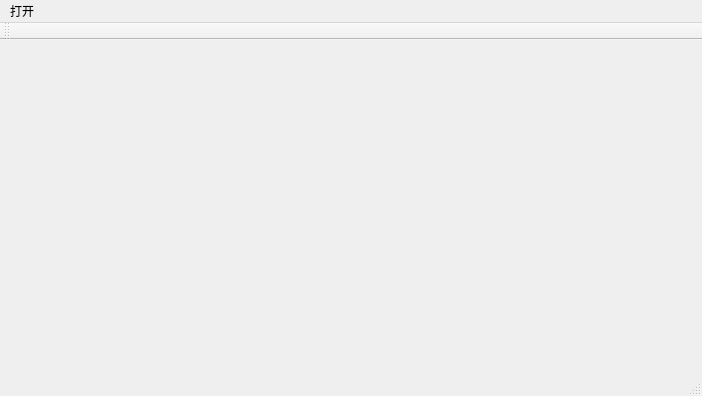
<?xml version="1.0" encoding="UTF-8"?>
<ui version="4.0">
 <class>ARImageConverClass</class>
 <widget class="QMainWindow" name="ARImageConverClass">
  <property name="geometry">
   <rect>
    <x>0</x>
    <y>0</y>
    <width>702</width>
    <height>396</height>
   </rect>
  </property>
  <property name="windowTitle">
   <string>ARImageConver</string>
  </property>
  <widget class="QWidget" name="centralWidget"/>
  <widget class="QMenuBar" name="menuBar">
   <property name="geometry">
    <rect>
     <x>0</x>
     <y>0</y>
     <width>702</width>
     <height>23</height>
    </rect>
   </property>
   <widget class="QMenu" name="menu">
    <property name="title">
     <string>打开</string>
    </property>
    <addaction name="actionImage"/>
   </widget>
   <addaction name="menu"/>
  </widget>
  <widget class="QToolBar" name="mainToolBar">
   <attribute name="toolBarArea">
    <enum>TopToolBarArea</enum>
   </attribute>
   <attribute name="toolBarBreak">
    <bool>false</bool>
   </attribute>
  </widget>
  <widget class="QStatusBar" name="statusBar"/>
  <action name="actionImage">
   <property name="text">
    <string>image</string>
   </property>
  </action>
 </widget>
 <layoutdefault spacing="6" margin="11"/>
 <resources>
  <include location="arimageconver.qrc"/>
 </resources>
 <connections/>
</ui>
